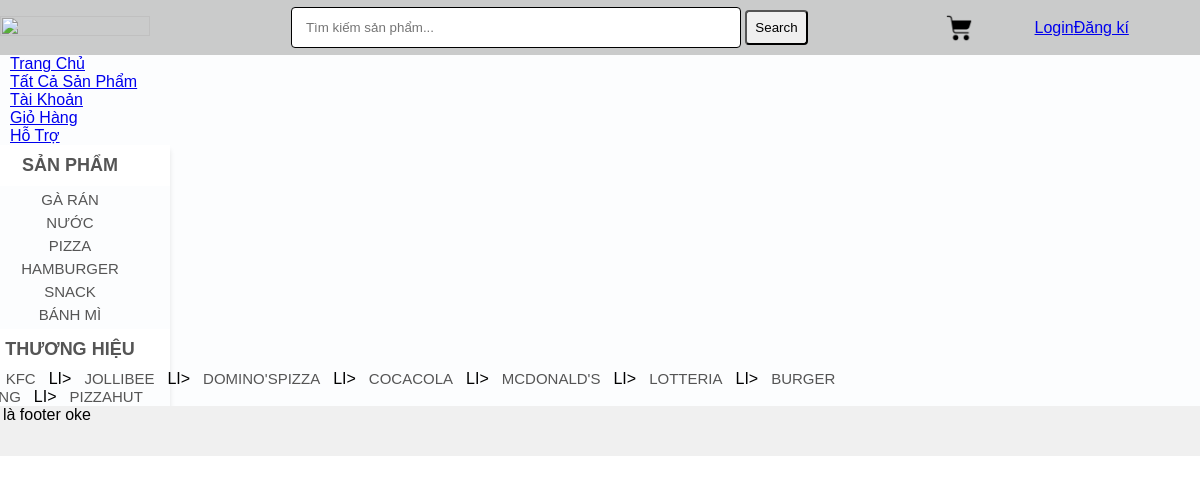
The page /.history/index_20210612145118.php on the database its author committed.
### tables this page shows
CREATE TABLE `categories` (
  `cat_id` int(100) NOT NULL,
  `cat_title` varchar(100) NOT NULL,
  `visible` tinyint(1) NOT NULL DEFAULT 1
);

CREATE TABLE `brands` (
  `brand_id` int(100) NOT NULL,
  `brand_title` varchar(250) NOT NULL,
  `visible` tinyint(1) NOT NULL DEFAULT 1
);

### .history/index_20210612145118.php (the view, shortened to what this page needs)
<?php
include("includes/db.php");
?>
<!DOCTYPE html>
<html lang="en" dir="ltr">
  <head>
    <link rel="stylesheet" href="styles/style.css" media="all">
  </head>
  <body>
    <div class="main_wrapper">
     <div class="header_wrapper">
      <div class="header_logo">
         <a href="index.php">
         <img id="logo" src="images/metrixcode100x30.png" width="100px" height="20px">
         </a>
      </div>
      <div id="form">
      <form method="get" action="results.php" enctype="multipart/form-data">
      <input type="text" name="user_query" placeholder="Tìm kiếm sản phẩm...">
      <input type="submit" name="search" value="Search">
      </form>
      </div>
      <div class="cart">
        <ul>
          <li class="dropdown_header_cart">
            <div id="notification_total_art" class="shopping_cart">
              <img src="images/cart_icon.png" id="cart_image">
            </div>
          </li>
        </ul>
      </div>
      <div class="register_login">
        <div class="login">
          <a href="index.php?action=login">Login</a></div>
          <div class="register"><a href="custommer_register.php">Đăng kí</a></div>
      </div>
    </div>
    <div class="menu_bar">
      <ul id="menu">
        <li><a href="index.php">Trang Chủ</a></li>
        <li><a href="all_product.php">Tất Cả Sản Phẩm</a></li>
        <li><a href="customer/my account.php">Tài Khoản</a></li>
        <li><a href="cart.php">Giỏ Hàng</a></li>
        <li><a href="contact.php">Hỗ Trợ</a></li>
      </ul>
    </div>
      <div class="content_wrapper">
        <div id="sidebar">
          <div id="sidebar_title">Sản phẩm</div>
          <ul id="cats">
            <?php
            $get_cats = "select * from categories";
            $run_cats = mysqli_query($con, $get_cats);
            while($row_cats=mysqli_fetch_array($run_cats)){
              $cat_id = $row_cats['cat_id'];
              $cat_title = $row_cats['cat_title'];
              echo "<li><a href='index.php?cat=$cat_id'>$cat_title</a></li>";
            }
            ?>
          </ul>
          <div id="sidebar_title">Thương hiệu</div>
          <ul id="cats">
            <?php
            $get_brands = "select * from brands";
            $run_brands = mysqli_query($con, $get_brands);
            while($row_brands = mysqli_fetch_array($run_brands)){
              $brand_id = $row_brands['brand_id'];
              $brand_title = $row_brands['brand_title'];
              echo "li><a href='index.php?brand=$brand_id'>$brand_title</a></li>";
            }
            ?>
          </ul>
        </div>
      </div>
      <div id="footer">
        Đây là footer oke
      </div>
    </div>
  </body>
</html>

### styles/style.css (style rules this page uses)
html, body, div, span, applet, object, iframe, h1, h2, h3, h4, h5, h6, p, blockquote, pre, a, abbr, acronym, address, big, cite, code, del, dfn, em, img, ins, kbd, q, s, samp, small, strike, strong, sub, sup, tt, var, b, u, i, center, dl, dt, dd, ol, ul, li, fieldset, form, label, legend, table, caption, tbody, tfoot, thead, tr, th, td, article, aside, canvas, details, embed, figure, figcaption, footer, header, hgroup, menu, nav, output, ruby, section, summary, time, mark, audio, video { margin: 0; border: 0; font-size: 100%; font: inherit; vertical-align: baseline; font-family: Arial, Helvetica, sans-serif; }
.main_wrapper { width: 1260px; height: auto; margin: auto; background: #FCFDFE; display: flex; flex-direction: column; }
.header_wrapper { width: 100%; height: 55px; margin: auto; background: rgba(0, 0, 0, .2); display: flex; flex-direction: row; justify-content: space-evenly; align-items: center; }
.header_logo { float: left; width: 150px; }
#logo { width: 150px; margin-left: 15px; }
#form { float: left; width: 53%; padding-left: 100px; }
#form input { padding: 8px; }
#form input[type="submit"] { border-radius: 4px; outline:none; }
#form input[type=text] { width: 450px; box-sizing: border-box; border: 1px solid black; border-radius: 4px; outline:none; padding: 12px 14px; margin-left: 40px; transition:0.6s ease-in-out; }
.cart { float: left; margin: 5px 10px 0px 15px; cursor: pointer; height: 35px; position: relative; top: 0px; right: 20px; width: 60px; text-align: center; z-index: 1000; }
.cart img { width: 30px; }
.cart ul { padding: 0; margin: 0; list-style: none; position: relative; width: auto; z-index: 1; }
.register_login { float: left; width: 180px; display: flex; }
.content_wrapper { width: 1260px; margin: auto; }
#sidebar { width: 200px; float: left; height: auto; text-transform:uppercase; box-shadow: 0px 5px 5px rgba(0,0,0,0.1); }
#sidebar_title { background: white; color: #555; font-size: 18px; padding: 10px; font-family: Arial, Helvetica, sans-serif; text-align: center; text-transform: uppercase; font-weight: bold; }
#cats { text-align: center; padding: 0; }
#cats li { list-style: none; margin: 5px; }
#cats a { color: #555; padding: 8px; margin: 5px; text-align: center; font-size: 15px; text-decoration: none; font-family: Verdana, Geneva, Tahoma, sans-serif; }
body { width: 100%; display: flex; align-items: center; justify-content: center; font-family: Arial, Helvetica, sans-serif; }
#footer { width: 1260px; height: 50px; background-color: #f0f0f0; clear: both; }

### rows shown on the page
categories: cat_title "GÀ RÁN"
categories: cat_title "NƯỚC"
categories: cat_title "PIZZA"
categories: cat_title "HAMBURGER"
categories: cat_title "SNACK"
categories: cat_title "BÁNH MÌ"
brands: brand_title "KFC"
brands: brand_title "JOLLIBEE"
brands: brand_title "DOMINO'SPIZZA"
brands: brand_title "COCACOLA"
brands: brand_title "MCDONALD'S"
brands: brand_title "LOTTERIA"
brands: brand_title "BURGER…"
brands: brand_title "PIZZAHUT"
